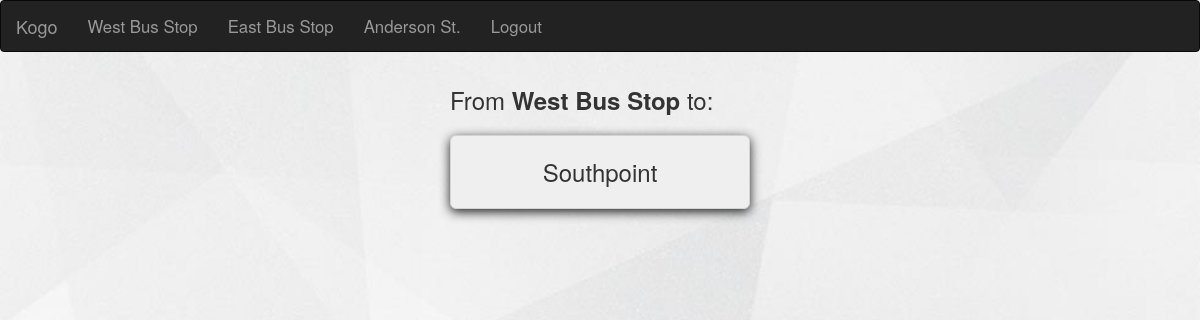
/drivers/group_selection_screen (signed in), run on an earlier commit of the app's database.
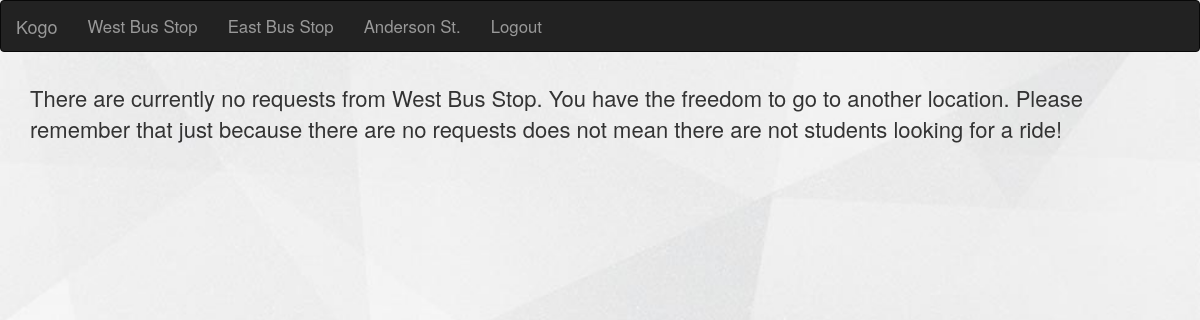
And on a later commit of the database.
### students/models.py (models this page shows, shortened)
class Location(models.Model):
	name = models.CharField(max_length=16)
	def __unicode__(self):
		return self.name
	@staticmethod
	def get_starting_locations():
		return [Location.objects.get(name="West Bus Stop"),
				Location.objects.get(name="East Bus Stop"),
				Location.objects.get(name="Anderson St.")]

class RideGroup(models.Model):
	students = models.ManyToManyField(StudentProfile, through='Request', related_name='groups')
	STATUS_CHOICES = (('w', 'Waiting'), ('r', 'Riding'), ('c', 'Completed'))
	status = models.CharField(max_length=8, default='w', choices=STATUS_CHOICES)
	driver = models.ForeignKey(DriverProfile, null=True, blank=True)
	created_at = models.DateTimeField(auto_now_add=True)
	pickup_loc = models.ForeignKey(Location, related_name='pickup_groups')
	dropoff_loc = models.ForeignKey(Location, related_name='dropoff_groups')
	class Meta():
		ordering = ["created_at"]

### drivers/views.py (the view)
# urls.py: url(r'^drivers/group_selection_screen$', 'drivers.views.group_selection_screen', name='group_selection_screen'),
@login_required
@require_driver
def group_selection_screen(request):
	starting_locations = Location.get_starting_locations()
	location_name = request.GET.get('location')
	if location_name is None:
		location = starting_locations[0]
	else:
		location = Location.objects.get(name=location_name)
	context = {'location': location,
			   'starting_locations': starting_locations}
	return render(request, 'drivers/group_selection.html', context)

### students/templatetags/location_groups.py (called while the page is built)
@register.inclusion_tag('drivers/location_groups.html')
def get_groups(location):
	groups = location.pickup_groups.filter(status='w').all()
	context = {'groups': groups, 'location': location}
	return context

### kogo/templates/drivers/group_selection.html (shortened to what this page needs)
{% extends 'base.html' %}
  {% block navbar_content %}
  <ul class="nav navbar-nav">
  	{% for loc in starting_locations %}
  	<li><a class="location" data-loc="{{loc.name}}">{{loc.name}}</a></li>
  	{% endfor %}
    <li><a href="{% url 'logout_user'%}">Logout</a></li>
  </ul>
{% endblock %}
{% block content %}
{% load location_groups %}
<div class="content-holder">
  {% get_groups location %}
</div>
{% endblock %}

### kogo/templates/base.html (shortened to what this page needs)
<!doctype html>
<html class="no-js" lang="">
  <head>
    <link href="{{STATIC_URL}}css/bootstrap.css" rel="stylesheet">
    <link href="{{STATIC_URL}}css/style.css" rel="stylesheet">
  </head>
  <body>
    <nav class="navbar navbar-inverse" role="navigation">
      <div class="container-fluid">
        <div class="navbar-header">
          <a class="navbar-brand"
             {% if user.driverprofile %} href="/" {% endif %}>Kogo</a>
        </div>
        <div class="collapse navbar-collapse" id="bs-example-navbar-collapse-9">
          {% block navbar_content %}
          {% endblock %}
        </div>
      </div>
    </nav>
    {% load tz %}
    {% block content %}
    {% endblock %}
  </body>
</html>

### kogo/templates/drivers/location_groups.html (shortened to what this page needs)
<div class="driver-select-group" data-pickup="{{location.name}}">
    {% if groups %}
  <h3 class="dropoff-title">From <strong class="dropoff-loc"> {{ location.name }}</strong> to:</h3>
   {% for group in groups %}
    <div class="btn-holder">
      <form type="get" action="{% url 'select_group' %}">
        <button class="location-btn dropoff shadow btn btn-lg">
          {{group.dropoff_loc}}
        </button>
      </form>
     </div>
    {% endfor %}
    {% else %}
    <p class="no-requests">
      There are currently no requests from {{location.name}}. You have the freedom to go to another location. Please remember that just because there are no requests does not mean there are not students looking for a ride!
    </p>
    {% endif %}
  </div>

### kogo/static/css/style.css (style rules this page uses)
html, body, div.btn-holder { width: 100%; }
body { background: url(../images/background.jpg) no-repeat center center fixed; -webkit-background-size: cover; -moz-background-size: cover; -o-background-size: cover; background-size: cover; }
html, body { height: 100%; }
nav.navbar.navbar-inverse { margin-bottom: 0px; }
div.content-holder { height: calc(100% - 50px); }
p.no-requests { margin: 30px; font-size: 22px; }
ul.nav li { text-align: right; font-size: 1.2em; }

What changed in the data, as far as the page shows it:
removed RideGroup: dropoff_loc "Southpoint"
Also different on the page:
text no longer shown: "From to:"
text now shown: "There are currently no requests from . You have the freedom to go to another location. Please remember that just because there are no requests does not mean there are not students looking for a ride!"
